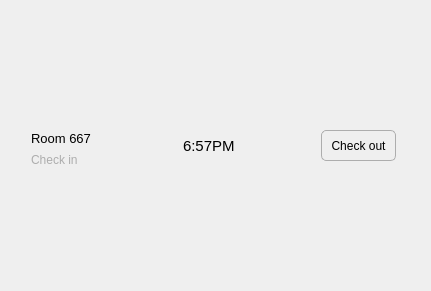
      <widget class="QWidget" name="scrollCheckInOutListContents">
       <property name="geometry">
        <rect>
         <x>0</x>
         <y>0</y>
         <width>431</width>
         <height>291</height>
        </rect>
       </property>
       <layout class="QVBoxLayout" name="vboxCheckInOutList">
        <item>
         <widget class="QFrame" name="frmCheckInOutRow1">
          <property name="minimumSize">
           <size>
            <width>0</width>
            <height>51</height>
           </size>
          </property>
          <property name="maximumSize">
           <size>
            <width>16777215</width>
            <height>51</height>
           </size>
          </property>
          <property name="sizeIncrement">
           <size>
            <width>0</width>
            <height>0</height>
           </size>
          </property>
          <property name="styleSheet">
           <string notr="true">QFrame{
	background-color: transparent;
}</string>
          </property>
          <property name="frameShape">
           <enum>QFrame::StyledPanel</enum>
          </property>
          <property name="frameShadow">
           <enum>QFrame::Raised</enum>
          </property>
          <widget class="QPushButton" name="btnCheckOutRow1">
           <property name="geometry">
            <rect>
             <x>310</x>
             <y>10</y>
             <width>75</width>
             <height>31</height>
            </rect>
           </property>
           <property name="font">
            <font>
             <pointsize>9</pointsize>
            </font>
           </property>
           <property name="styleSheet">
            <string notr="true">QPushButton {
	color: ;
	border-radius: 5px;
	border: 1px solid #adadad;}
QPushButton:hover {
	background-color: #e7e7e7;
	border: 1px solid #adadad;
	font-size: 10pt;
}</string>
           </property>
           <property name="text">
            <string>Check out</string>
           </property>
          </widget>
          <widget class="QLineEdit" name="leCheckInOutRow1Time">
           <property name="geometry">
            <rect>
             <x>170</x>
             <y>10</y>
             <width>81</width>
             <height>31</height>
            </rect>
           </property>
           <property name="font">
            <font>
             <pointsize>11</pointsize>
            </font>
           </property>
           <property name="styleSheet">
            <string notr="true">QLineEdit {
	border: none;
	background-color:transparent;
}</string>
           </property>
           <property name="text">
            <string>6:57PM</string>
           </property>
           <property name="readOnly">
            <bool>true</bool>
           </property>
          </widget>
          <widget class="QWidget" name="vboxCheckInOutRow1Info">
           <property name="geometry">
            <rect>
             <x>20</x>
             <y>10</y>
             <width>71</width>
             <height>37</height>
            </rect>
           </property>
           <layout class="QVBoxLayout" name="vboxCheckInOutRow1InfoLayout">
            <item>
             <widget class="QLabel" name="lblCheckInOutRow1Room">
              <property name="sizePolicy">
               <sizepolicy hsizetype="Expanding" vsizetype="Expanding">
                <horstretch>0</horstretch>
                <verstretch>0</verstretch>
               </sizepolicy>
              </property>
              <property name="font">
               <font>
                <pointsize>10</pointsize>
               </font>
              </property>
              <property name="text">
               <string>Room 667</string>
              </property>
              <property name="alignment">
               <set>Qt::AlignLeading|Qt::AlignLeft|Qt::AlignVCenter</set>
              </property>
             </widget>
            </item>
            <item>
             <widget class="QLabel" name="lblCheckInOutRow1Status">
              <property name="sizePolicy">
               <sizepolicy hsizetype="Expanding" vsizetype="Expanding">
                <horstretch>0</horstretch>
                <verstretch>0</verstretch>
               </sizepolicy>
              </property>
              <property name="styleSheet">
               <string notr="true">QLabel {
	color: #adadad;}</string>
              </property>
              <property name="text">
               <string>Check in</string>
              </property>
              <property name="alignment">
               <set>Qt::AlignLeading|Qt::AlignLeft|Qt::AlignVCenter</set>
              </property>
              <property name="margin">
               <number>0</number>
              </property>
             </widget>
            </item>
           </layout>
          </widget>
         </widget>
        </item>
       </layout>
      </widget>
